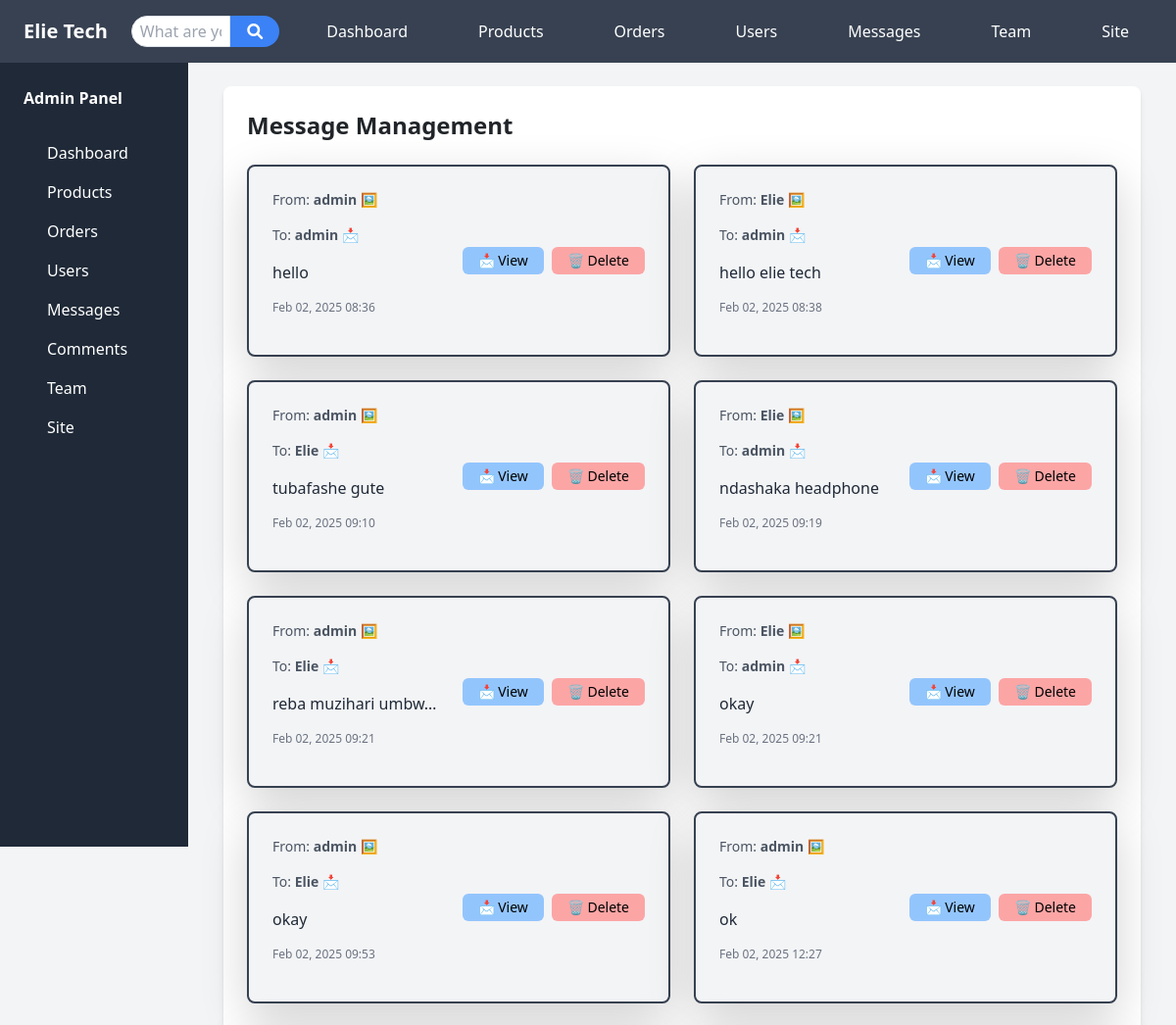
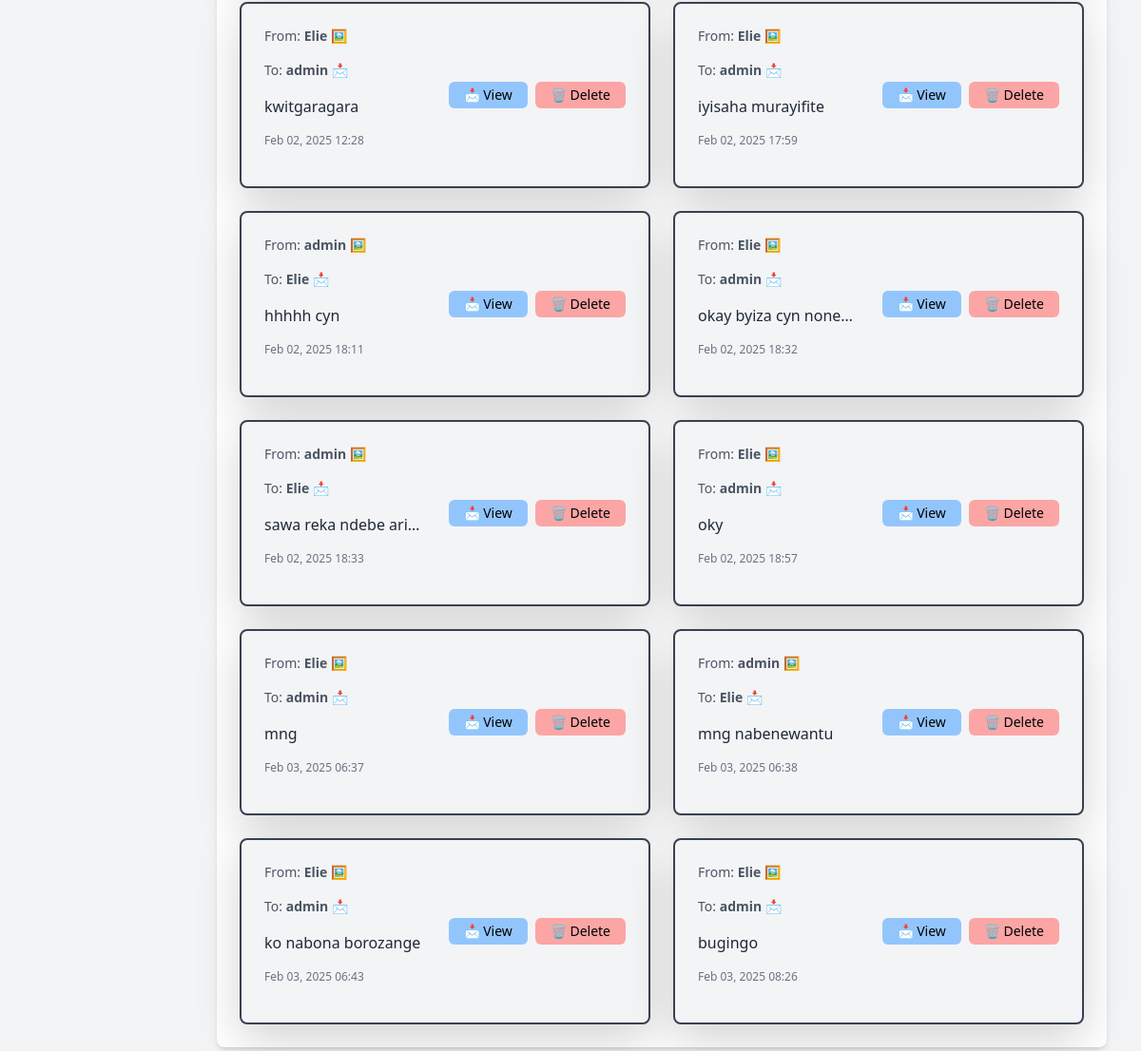
The page /admin-panel/messages/ (signed in) on the database as committed earlier (2 pictures, top to bottom).
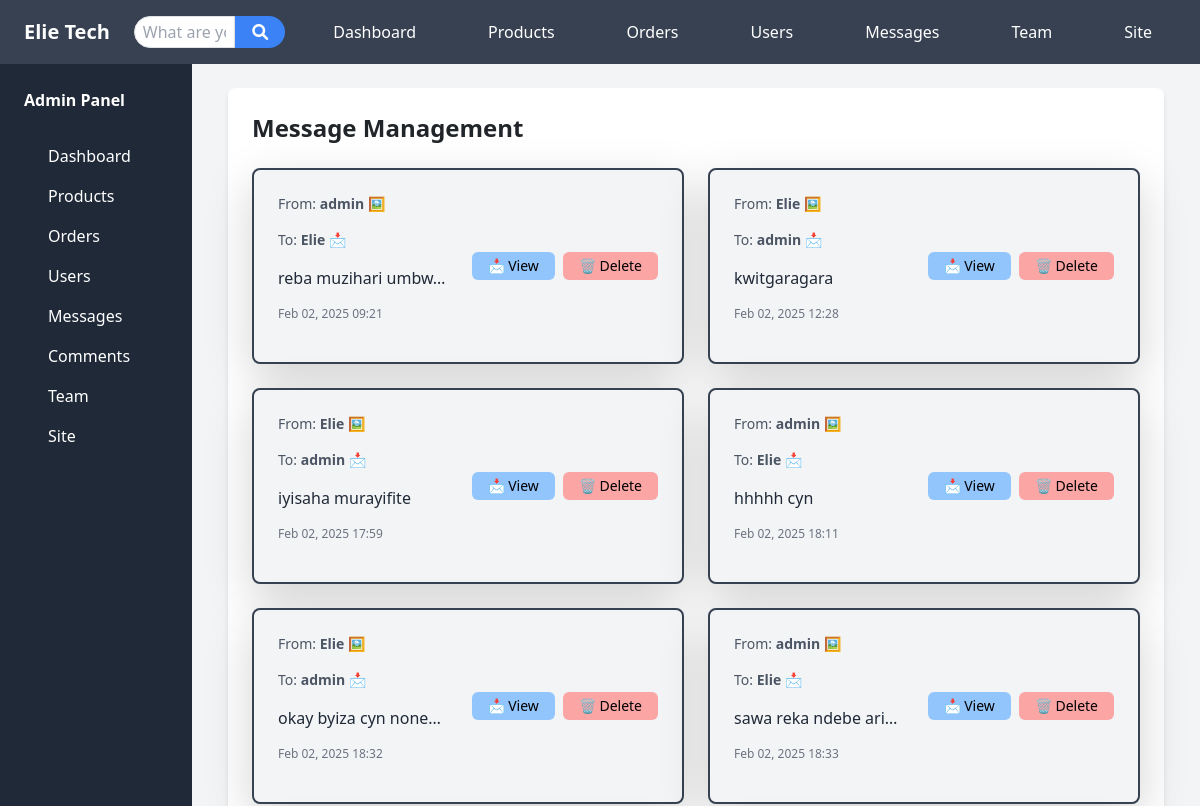
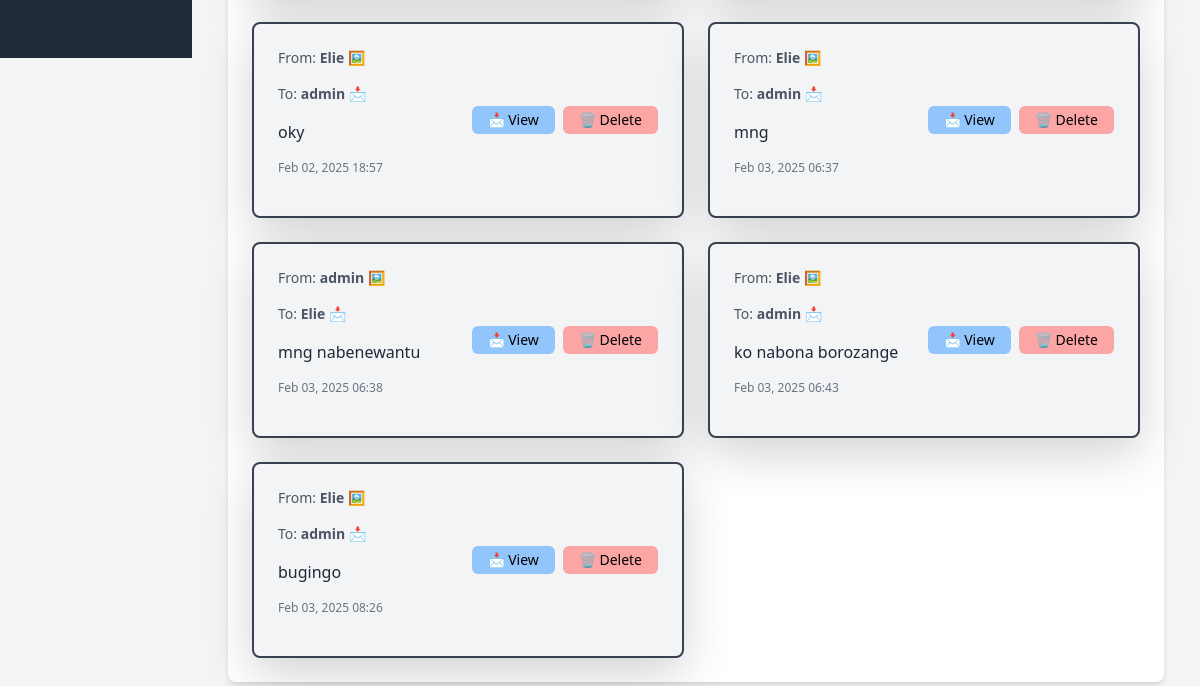
The same page on the database as committed later (2 pictures, top to bottom).
### store/models.py (models this page shows, shortened)
class Message(models.Model):
    sender = models.ForeignKey(User, related_name='sent_messages', on_delete=models.CASCADE)
    recipient = models.ForeignKey(User, related_name="received_messages", on_delete=models.CASCADE)
    content = models.TextField()
    image = models.ImageField(upload_to='message_images/', null=True, blank=True)
    is_read = models.BooleanField(default=False)
    timestamp = models.DateTimeField(auto_now_add=True)

### store/views.py (the view)
# urls.py: path('admin-panel/messages/', views.admin_messages, name='admin_messages'),
@staff_member_required
@csrf_exempt
def admin_messages(request):
    messages_list = Message.objects.select_related('sender', 'recipient').all()
    return render(request, 'admin/messages.html', {'messages': messages_list})

### store/context_processors.py (called while the page is built)
def unread_message_count(request):
    unread_count = 0
    if request.user.is_authenticated:
        unread_count = Message.objects.filter(
            recipient=request.user,  # <-- Fix here
            is_read=False
        ).count()
    return {'unread_message_count': unread_count}

### templates/admin/messages.html (shortened to what this page needs)
{% extends 'admin/base.html' %}
{% block content %}
<div class="bg-white rounded-lg shadow-md p-6">
    <h2 class="text-2xl font-bold mb-4">Message Management</h2>
    <div class="grid grid-cols-1 md:grid-cols-2 gap-4">
        {% for message in messages %}
        <div class="bg-gray-100 p-4 rounded-lg shadow-lg border-2 border-gray-700">
            <div class="flex justify-between items-center">
                <div>
                    <p class="text-sm text-gray-600">From: <span class="font-semibold">{{ message.sender.username }}</span> 🖼️</p>
                    <p class="text-sm text-gray-600">To: <span class="font-semibold">{{ message.recipient.username }}</span> 📩</p>
                    <p class="text-gray-800 mt-2">{{ message.content|truncatechars:20 }}</p>
                    <p class="text-xs text-gray-500 mt-2">{{ message.timestamp|date:"M d, Y H:i" }}</p>
                </div>
                <div class="flex space-x-2">
                    <a href="{% url 'admin_view_message' message.id %}"
                    class="bg-blue-300 hover:bg-blue-600 text-black  px-3 py-1 rounded text-sm" style="text-decoration: none;">
                     📩 View
                 </a>
                    <form method="POST" action="{% url 'admin_delete_message' message.id %}"
                          onsubmit="return confirm('Are you sure you want to delete this message? This action cannot be undone.');">
                        <button type="submit" class="bg-red-300 text-black px-3 py-1 rounded hover:bg-red-600 text-sm">
                            🗑️ Delete
                        </button>
                    </form>
                </div>
            </div>
        </div>
        {% empty %}
        <p class="text-gray-500">No messages available.</p>
        {% endfor %}
    </div>
</div>
{% endblock %}

Rows that differ between the two databases and show on the page:
removed Message: sender.username "admin", recipient.username "admin", content "hello", timestamp "Feb 02, 2025 08:36"
removed Message: sender.username "Elie", recipient.username "admin", content "hello elie tech", timestamp "Feb 02, 2025 08:38"
removed Message: sender.username "admin", recipient.username "Elie", content "tubafashe gute", timestamp "Feb 02, 2025 09:10"
removed Message: sender.username "Elie", recipient.username "admin", content "ndashaka headphone", timestamp "Feb 02, 2025 09:19"
removed Message: sender.username "Elie", recipient.username "admin", content "okay", timestamp "Feb 02, 2025 09:21"
removed Message: sender.username "admin", recipient.username "Elie", content "okay", timestamp "Feb 02, 2025 09:53"
removed Message: sender.username "admin", recipient.username "Elie", content "ok", timestamp "Feb 02, 2025 12:27"
